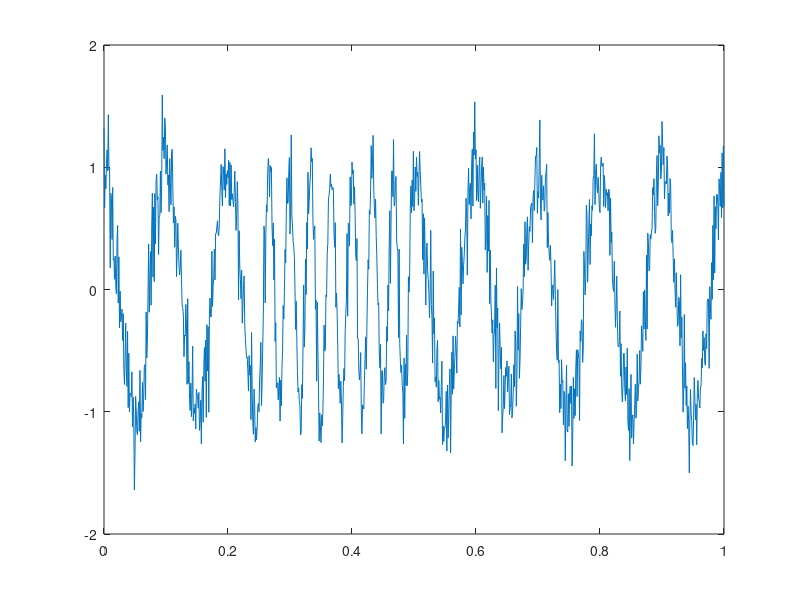
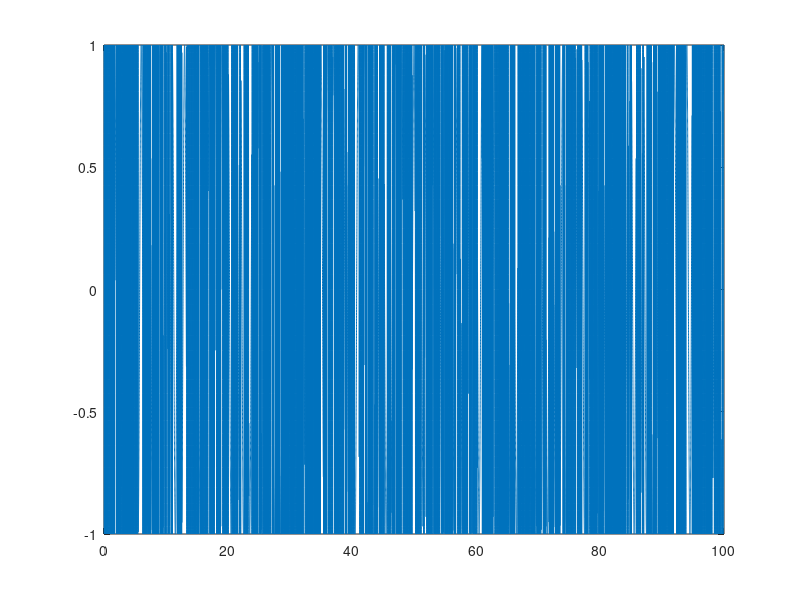
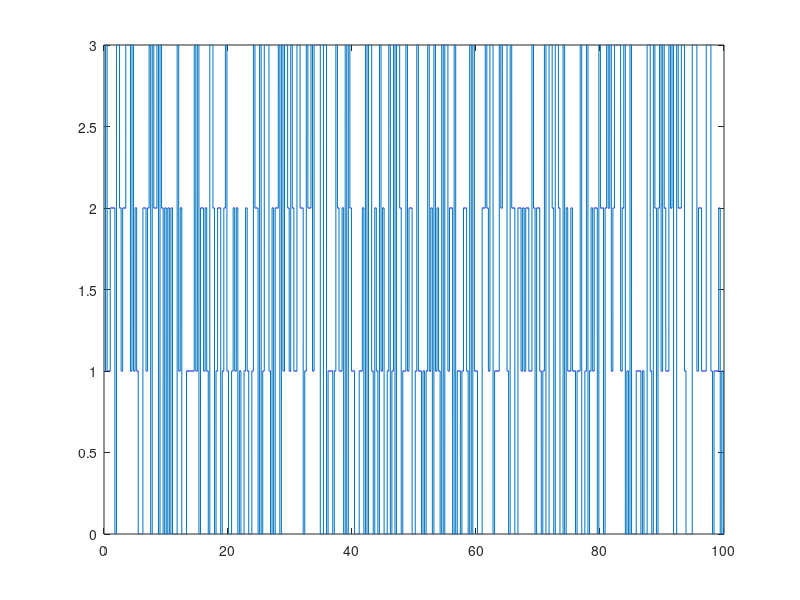

MATLAB code to generate these figures, in order: (Note: this script raises an error after producing the figures.)
% Establish Fs
Fs = 1000;

% Define Sampling Period
T = 1/Fs;

% Define Length of Signal in time (ms)
L = 100000; % Same as 1 second

% Number of samples per sine_wave
number_of_samples = 360;

% Create time array for symbols with sampling period
t = (0:L-1)*T;

% Binary signal
binary_signal = zeros(1,length(t));

% Output Y signal
y = zeros(1,length(t));

% Generate first random value
%rand_value = randi([0 1]);
rand_value = 1;

% Assign first random value to binary signal
binary_signal(1,1) = rand_value;

% FSK Center Frequencies
Fc1 = 1;
Fc2 = 10;
Fc3 = 20;
Fc4 = 30;

% Establish Bit Rate
Rb = 250;

% Number of Samples
num_samples = (Fs/Rb)*(L/Fs);

% Create Feature Matrix
feature_matrix = zeros(num_samples,6);

% Establish Baud Rate
Baud_rate = 250;

for i=1:(length(t))
    
    if(mod(i,(Fs/4)+1) == 0)
        rand_value = randi([0 3]);
        binary_signal(1,i) = rand_value;
            if(rand_value == 0)
                y(1,i) = cos(2*pi*t(1,i)*Fc1);
            elseif(rand_value == 1)
                y(1,i) = cos(2*pi*t(1,i)*Fc2);
            elseif(rand_value == 2)
                y(1,i) = cos(2*pi*t(1,i)*Fc3);            
            elseif(rand_value == 3)
                y(1,i) = cos(2*pi*t(1,i)*Fc4);            
            end

    else
            binary_signal(1,i) = rand_value;
            if(rand_value == 0)
                y(1,i) = cos(2*pi*t(1,i)*Fc1);
            elseif(rand_value == 1)
                y(1,i) = cos(2*pi*t(1,i)*Fc2);
            elseif(rand_value == 2)
                y(1,i) = cos(2*pi*t(1,i)*Fc3);            
            elseif(rand_value == 3)
                y(1,i) = cos(2*pi*t(1,i)*Fc4);            
            end
    end
end

% SNR to be kept while adding AWGN
SNR = 10;

%Add White Guassian Noise to signal
y_awgn = awgn(y,SNR,'measured');

figure(1)
plot(t(1:1001),y_awgn(1:1001))


figure(2)
plot(t,y)

figure(3)
plot(t,binary_signal)

% Create matrix for amplitude normalized
amplitude_normalized = zeros(1,length(t));

% Create matrix for normalized-centered instantaneous amplitude
normalized_centered_instantaneous_amplitude = zeros(1,length(t));

% Create matrix for unwrapped phase
unwrapped_phase = zeros(1,length(t));

% Create matrix for centered non linear instantaneous phase
centered_non_inear_instantaneous_phase = zeros(1,length(t));

% Create matrix for frequency at normalized value
normalized_frequency = zeros(1,length(t));

j = 0;

while j ~= num_samples

    average_instataneous_amplitude = 0;

    % Compute Average Instantaneous Amplitude
    for i=(j*Fs/4)+1:(j+1)*(Fs/4)
        average_instataneous_amplitude = (y_awgn(1,i)) + average_instataneous_amplitude;
    end

    average_instataneous_amplitude = (1/(Fs/4))*average_instataneous_amplitude;


    % Compute the Value of the Normalized Amplitude
    for i=(j*Fs/4)+1:(j+1)*(Fs/4)
        amplitude_normalized(1,i) = (y_awgn(1,i))/average_instataneous_amplitude;
    end

    % Compute the Value of the Centered Normalized Instantaneous Amplitude
    for i=(j*Fs/4)+1:(j+1)*(Fs/4)
        normalized_centered_instantaneous_amplitude(1,i) = amplitude_normalized(1,i)-1;
    end


    standard_deviation_instantaneous_amplitude = 0;
    sum_acn_squared = 0;
    sum_acn = 0;
    for i=(j*Fs/4)+1:(j+1)*(Fs/4)
        sum_acn_squared = sum_acn_squared + normalized_centered_instantaneous_amplitude(1,i).^2;
        sum_acn = sum_acn + abs(normalized_centered_instantaneous_amplitude(1,i));
    end

    sum_acn_squared = (1/Fs/4)*sum_acn_squared;
    sum_acn = ((1/Fs/4)*sum_acn).^2;
    standard_deviation_instantaneous_amplitude = sqrt(sum_acn_squared-sum_acn);

    feature_matrix(j+1,1) = standard_deviation_instantaneous_amplitude;

    % Compute the normalized-centered instantaneous amplitude of the intercepted signal
    gamma_max = fft(normalized_centered_instantaneous_amplitude,Fs/4).^2;

    feature_matrix(j+1,2) = max(gamma_max);
    
    % Find all frequencies
    %figure(4)
    %plot(t(1,1:Fs/4),(Fs/4)*abs(gamma_max),"LineWidth",3)

    % Declare the array for the unwrapped phase
    unwrapped_phase(1,(j*Fs/4)+1:(j+1)*(Fs/4)) = wrapTo2Pi( unwrap(y_awgn(1,(j*Fs/4)+1:(j+1)*(Fs/4))) );


    % Compute the Value of the Centered Normalized Instantaneous Amplitude
    for i=(j*Fs/4)+1:(j+1)*(Fs/4)
        if(binary_signal(1,i) == 0)
            centered_non_inear_instantaneous_phase(1,i) = unwrapped_phase(1,i) - ((2*pi*(Fc1)*(i-(j*Fs/4)))/Fs);
        elseif(binary_signal(1,i) == 1)
            centered_non_inear_instantaneous_phase(1,i) = unwrapped_phase(1,i) - ((2*pi*(Fc2)*(i-(j*Fs/4)))/Fs);
        elseif(binary_signal(1,i) == 2)
            centered_non_inear_instantaneous_phase(1,i) = unwrapped_phase(1,i) - ((2*pi*(Fc3)*(i-(j*Fs/4)))/Fs);        
        elseif(binary_signal(1,i) == 3)
            centered_non_inear_instantaneous_phase(1,i) = unwrapped_phase(1,i) - ((2*pi*(Fc4)*(i-(j*Fs/4)))/Fs);        
        end
    end

    standard_deviation_instantaneous_phase = 0;

    % Compute the Value of the Centered Normalized Instantaneous Amplitude
    sum_unwrapped_squared = 0;
    sum_unwrapped = 0;
    for i=(j*Fs/4)+1:(j+1)*(Fs/4)
        sum_unwrapped_squared = sum_unwrapped_squared + centered_non_inear_instantaneous_phase(1,i).^2;
        sum_unwrapped = sum_unwrapped + abs(centered_non_inear_instantaneous_phase(1,i));
    end

    sum_unwrapped_squared = (1/Fs/4)*sum_unwrapped_squared;
    sum_unwrapped = (1/Fs/4)*sum_unwrapped;

    standard_deviation_instantaneous_phase = sqrt(sum_unwrapped_squared-sum_unwrapped);

    feature_matrix(j+1,3) = standard_deviation_instantaneous_phase;

    standard_deviation_direct_phase = 0;

    % Compute the Value of the Centered Normalized Instantaneous Amplitude
    sum_unwrapped_direct_squared = 0;
    sum_unwrapped_direct = 0;
    for i=(j*Fs/4)+1:(j+1)*(Fs/4)
        sum_unwrapped_direct_squared = sum_unwrapped_direct_squared + centered_non_inear_instantaneous_phase(1,i).^2;
        sum_unwrapped_direct = sum_unwrapped_direct + (centered_non_inear_instantaneous_phase(1,i));
    end

    sum_unwrapped_direct_squared = ((1/Fs/4)*sum_unwrapped_direct_squared);
    sum_unwrapped_direct = ((1/Fs/4)*sum_unwrapped_direct).^2;

    standard_deviation_direct_phase = sqrt(sum_unwrapped_direct_squared-sum_unwrapped_direct);

    feature_matrix(j+1,4) = standard_deviation_direct_phase;

    % Compute average frequency over sample, which will be the same over one
    % symbol
    sum_frequency = 0;
    for i=(j*Fs/4)+1:(j+1)*(Fs/4)
        if(binary_signal(1,i) == 0)
            sum_frequency = sum_frequency + (1/(Fs/4))*Fc1;
        elseif(binary_signal(1,i) == 1)
            sum_frequency = sum_frequency + (1/(Fs/4))*Fc2;
        elseif(binary_signal(1,i) == 2)
            sum_frequency = sum_frequency + (1/(Fs/4))*Fc3;
        elseif(binary_signal(1,i) == 3)
            sum_frequency = sum_frequency + (1/(Fs/4))*Fc4;            
        end
    end

    for i=(j*Fs/4)+1:(j+1)*(Fs/4)
        if(binary_signal(1,i) == 0)
            normalized_frequency(1,i) = (((Fc1-sum_frequency)/(Rb/2))*(Rb/2) ) - Baud_rate; 
        elseif(binary_signal(1,i) == 1)
            normalized_frequency(1,i) = (((Fc2-sum_frequency)/(Rb/2))*(Rb/2) ) - Baud_rate; 
        elseif(binary_signal(1,i) == 2)
            normalized_frequency(1,i) = (((Fc3-sum_frequency)/(Rb/2))*(Rb/2) ) - Baud_rate; 
        elseif(binary_signal(1,i) == 3)
            normalized_frequency(1,i) = (((Fc4-sum_frequency)/(Rb/2))*(Rb/2) ) - Baud_rate;        
        end            
    end

    % Standard Deviation of Absolute Value of Instantaneous Frequency
    deviation_instantaneous_frequency = 0;

    % Compute the Value of the Centered Normalized Instantaneous Frequency
    sum_frequency_squared = 0;
    sum_frequency = 0;
    for i=(j*Fs/4)+1:(j+1)*(Fs/4)
        sum_frequency_squared = sum_frequency_squared + normalized_frequency(1,i).^2;
        sum_frequency = sum_frequency + abs(normalized_frequency(1,i));
    end

    sum_frequency_squared = ((1/Fs/4)*sum_frequency_squared);
    sum_frequency = ((1/Fs/4)*sum_frequency).^2;

    deviation_instantaneous_frequency = sqrt(sum_frequency_squared-sum_frequency);

    feature_matrix(j+1,5) = deviation_instantaneous_frequency;

    feature_matrix(j+1,6) = 4;
    

    j = j + 1;
end

writematrix(feature_matrix,'fsk4_test_data.xls')
